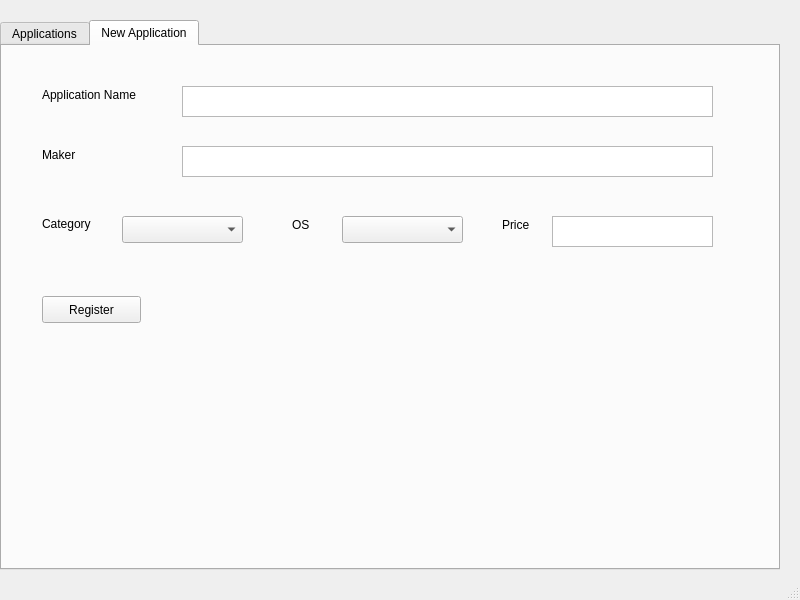
<?xml version="1.0" encoding="UTF-8"?>
<ui version="4.0">
 <class>MainWindow</class>
 <widget class="QMainWindow" name="MainWindow">
  <property name="geometry">
   <rect>
    <x>0</x>
    <y>0</y>
    <width>800</width>
    <height>600</height>
   </rect>
  </property>
  <property name="windowTitle">
   <string>MainWindow</string>
  </property>
  <widget class="QWidget" name="centralwidget">
   <widget class="QTabWidget" name="tabWidget">
    <property name="geometry">
     <rect>
      <x>0</x>
      <y>20</y>
      <width>780</width>
      <height>550</height>
     </rect>
    </property>
    <property name="currentIndex">
     <number>1</number>
    </property>
    <widget class="QWidget" name="tab">
     <attribute name="title">
      <string>Applications</string>
     </attribute>
     <widget class="QScrollArea" name="scrollArea">
      <property name="geometry">
       <rect>
        <x>-1</x>
        <y>-1</y>
        <width>781</width>
        <height>471</height>
       </rect>
      </property>
      <property name="widgetResizable">
       <bool>true</bool>
      </property>
      <widget class="QWidget" name="scrollAreaWidgetContents">
       <property name="geometry">
        <rect>
         <x>0</x>
         <y>0</y>
         <width>779</width>
         <height>469</height>
        </rect>
       </property>
      </widget>
     </widget>
     <widget class="QPushButton" name="pushButton_2">
      <property name="geometry">
       <rect>
        <x>30</x>
        <y>480</y>
        <width>201</width>
        <height>27</height>
       </rect>
      </property>
      <property name="text">
       <string>Register New Application</string>
      </property>
     </widget>
    </widget>
    <widget class="QWidget" name="tab_2">
     <attribute name="title">
      <string>New Application</string>
     </attribute>
     <widget class="QLabel" name="label">
      <property name="geometry">
       <rect>
        <x>40</x>
        <y>40</y>
        <width>131</width>
        <height>17</height>
       </rect>
      </property>
      <property name="text">
       <string>Application Name</string>
      </property>
     </widget>
     <widget class="QPlainTextEdit" name="plainTextEdit">
      <property name="geometry">
       <rect>
        <x>180</x>
        <y>40</y>
        <width>531</width>
        <height>31</height>
       </rect>
      </property>
     </widget>
     <widget class="QLabel" name="label_2">
      <property name="geometry">
       <rect>
        <x>40</x>
        <y>170</y>
        <width>91</width>
        <height>16</height>
       </rect>
      </property>
      <property name="text">
       <string>Category</string>
      </property>
     </widget>
     <widget class="QComboBox" name="comboBox">
      <property name="geometry">
       <rect>
        <x>120</x>
        <y>170</y>
        <width>121</width>
        <height>27</height>
       </rect>
      </property>
      <property name="currentIndex">
       <number>-1</number>
      </property>
     </widget>
     <widget class="QLabel" name="label_3">
      <property name="geometry">
       <rect>
        <x>290</x>
        <y>170</y>
        <width>41</width>
        <height>17</height>
       </rect>
      </property>
      <property name="text">
       <string>OS</string>
      </property>
     </widget>
     <widget class="QComboBox" name="comboBox_2">
      <property name="geometry">
       <rect>
        <x>340</x>
        <y>170</y>
        <width>121</width>
        <height>27</height>
       </rect>
      </property>
     </widget>
     <widget class="QLabel" name="label_4">
      <property name="geometry">
       <rect>
        <x>40</x>
        <y>100</y>
        <width>68</width>
        <height>17</height>
       </rect>
      </property>
      <property name="text">
       <string>Maker</string>
      </property>
     </widget>
     <widget class="QPlainTextEdit" name="plainTextEdit_2">
      <property name="geometry">
       <rect>
        <x>180</x>
        <y>100</y>
        <width>531</width>
        <height>31</height>
       </rect>
      </property>
     </widget>
     <widget class="QLabel" name="label_5">
      <property name="geometry">
       <rect>
        <x>500</x>
        <y>170</y>
        <width>68</width>
        <height>17</height>
       </rect>
      </property>
      <property name="text">
       <string>Price</string>
      </property>
     </widget>
     <widget class="QPlainTextEdit" name="plainTextEdit_3">
      <property name="geometry">
       <rect>
        <x>550</x>
        <y>170</y>
        <width>161</width>
        <height>31</height>
       </rect>
      </property>
     </widget>
     <widget class="QPushButton" name="pushButton">
      <property name="geometry">
       <rect>
        <x>40</x>
        <y>250</y>
        <width>99</width>
        <height>27</height>
       </rect>
      </property>
      <property name="text">
       <string>Register</string>
      </property>
     </widget>
    </widget>
   </widget>
  </widget>
  <widget class="QStatusBar" name="statusbar"/>
 </widget>
 <resources/>
 <connections/>
</ui>
